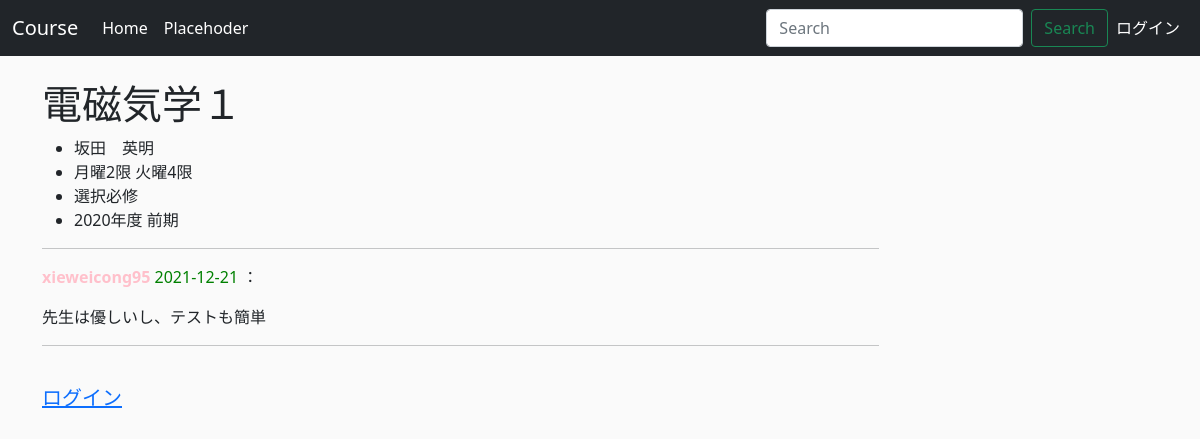
The app's page /courses/524/ with its own data.
### courses/models.py (models this page shows, shortened)
class Course(models.Model):
    course_name = models.CharField(max_length=200)
    teacher_name = models.CharField(max_length=200)
    class_hours = models.CharField(max_length=200)
    department = models.CharField(max_length=200)
    course_form = models.CharField(max_length=200)
    year_semester = models.CharField(max_length=200)
    pub_date = models.DateTimeField("date published")

### comment/models.py (models this page shows, shortened)
class Comment(models.Model):
    course = models.ForeignKey(
        Course,
        on_delete=models.CASCADE,
    )
    user = models.ForeignKey(
        User,
        on_delete=models.CASCADE,
    )
    body = models.TextField(max_length=2000)
    pub_date = models.DateTimeField(auto_now_add=True)
    class Meta:
        ordering = ('pub_date',)

### courses/views.py (the view)
# urls.py: path("<int:course_id>/", views.detail, name="detail"),
def detail(request, course_id):
    course = get_object_or_404(Course, pk=course_id)
    comments = Comment.objects.filter(course=course_id)
    form = SearchForm()
    context = {"course": course, "form": form, "comments": comments}
    return render(request, "courses/detail.html", context)

### courses/forms.py
class SearchForm(forms.Form):
    searchCourse = forms.CharField()

### templates/courses/detail.html
{% extends 'share_layout/base.html' %} {% block contents %}
<div class="col-9">
  <h1>{{ course.course_name }}</h1>
  <ul>
    <li>{{ course.teacher_name }}</li>
    <li>{{ course.class_hours }}</li>
    <li>{{ course.course_form }}</li>
    <li>{{ course.year_semester }}</li>
  </ul>
  <div>
    {% for comment in comments %}
    <hr />
    <p>
      <strong style="color: pink"> {{ comment.user }} </strong>
      <span style="color: green">
        {{ comment.pub_date|date:"Y-m-d" }}
      </span>
      ：
    </p>
    <pre style="font-family: inherit; font-size: 1em">{{ comment.body }}</pre>
    {% endfor %}
  </div>
  <hr />
  {% if user.is_authenticated %}
  <div>
    <form action="{% url 'comment:post_comment' course.id %}" method="POST">
      {% csrf_token %}
      <div class="form-group">
        <label for="body">
          <strong> コメント： </strong>
        </label>
        <textarea
          type="text"
          class="form-control"
          id="body"
          name="body"
          rows="2"
        ></textarea>
      </div>
      <button type="submit" class="btn btn-primary">送信</button>
    </form>
  </div>
  <br />
  {% else %}
  <br />
  <h5 class="row justify-content-center">
    <a href="{% url 'userprofile:login' %}">ログイン</a>
  </h5>
  <br />
  {% endif %}
</div>
{% endblock %}

### static/css/style.css (style rules this page uses)
body { background-color: rgb(250, 250, 250); }

### records on screen
Course: course_name "電磁気学１", teacher_name "坂田 英明", class_hours "月曜2限 火曜4限", course_form "選択必修", year_semester "2020年度 前期"
Comment: user "xieweicong95", pub_date "2021-12-21", body "先生は優しいし、テストも簡単"
